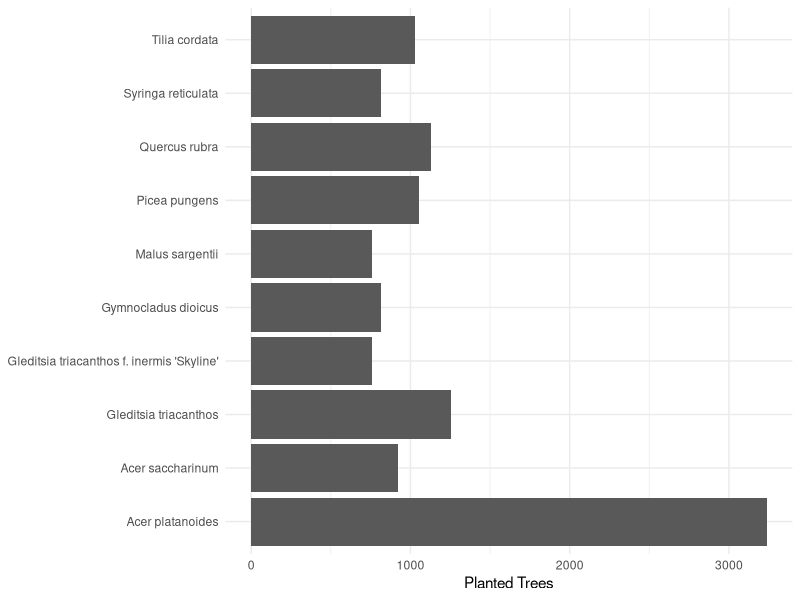
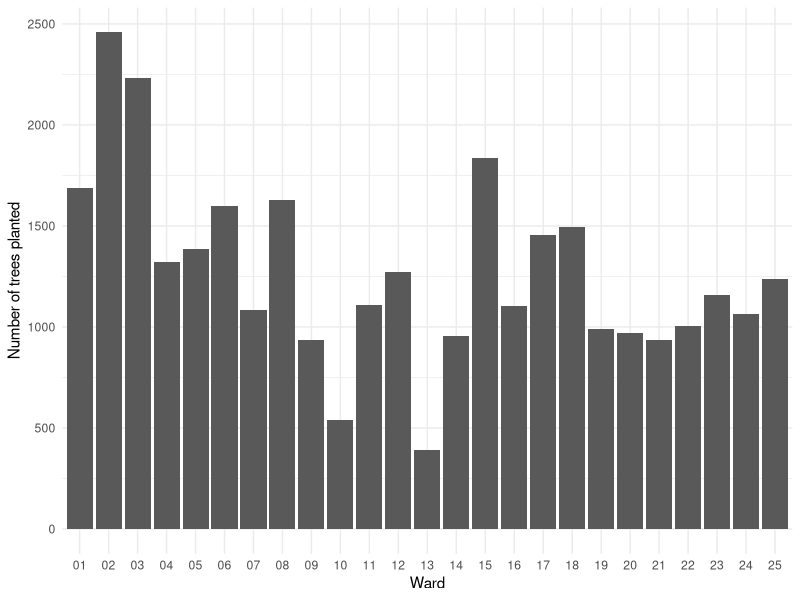
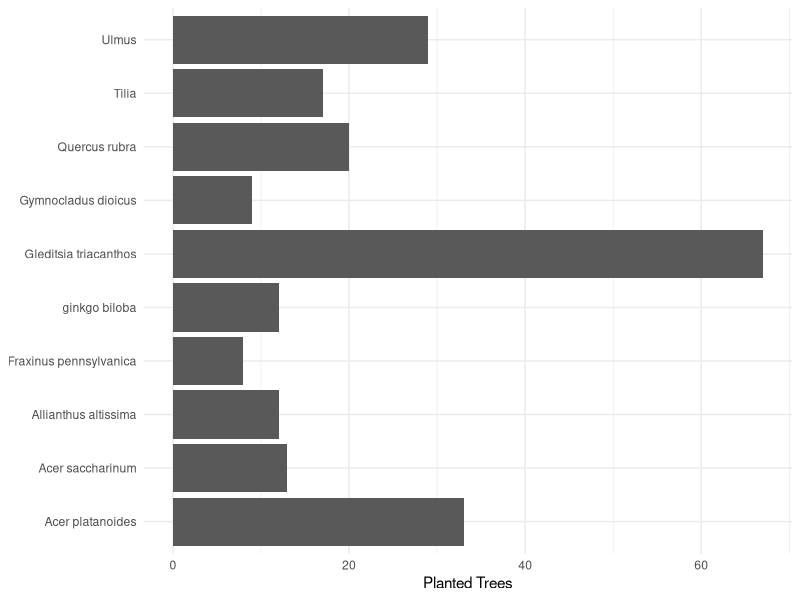
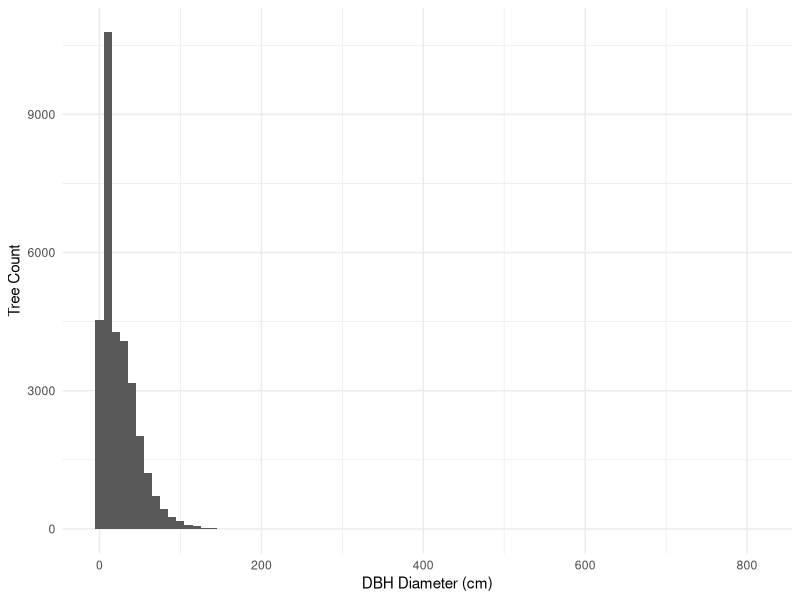
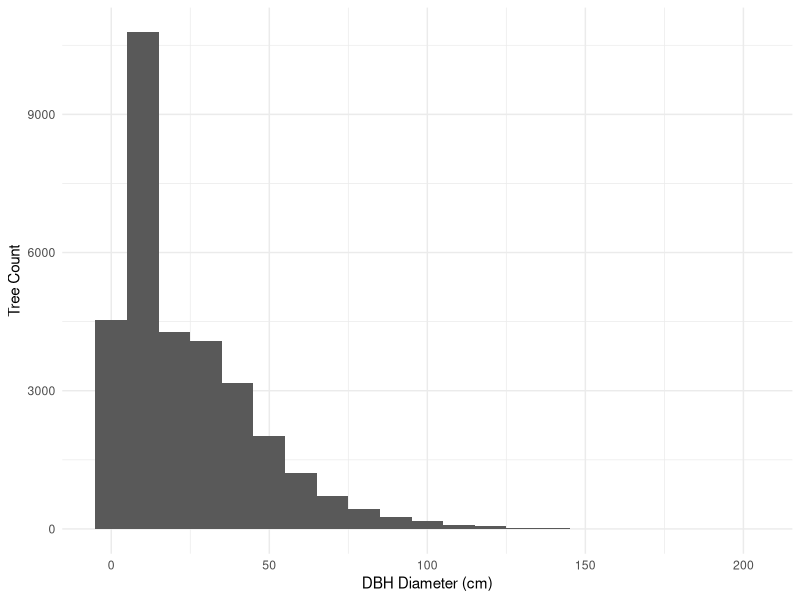

Generate these figures, in order, with R:
## ---- chunk 1
#| include: false
#| warning: false
#| message: false

library(tidyverse)
## ---- chunk 2
#| echo: false
#| warning: false
#| message: false

analysis_data <- read_csv(here::here("data/analysis_data/analysis_data.csv"))
## ---- chunk 3
#| label: fig-1
#| fig-cap: Street tree count of 10 most popoulus tree species in Toronto up to September 2024
#| echo: false
#| warning: false
#| message: false

# Gather top 10 tree species by count (LLM usage was used to troubleshoot this function)
top_species_count <- analysis_data %>%
  count(botanical_name, sort = TRUE) %>%
  head(10)

top_species_count |> 
  ggplot(aes(y = botanical_name, x = n)) +
  geom_col() +
  theme_minimal() +
  labs(x = "Planted Trees",
       y = NULL)
## ---- chunk 4
#| label: fig-2
#| fig-cap: Street tree count by Toronto wards up to September 2024
#| echo: false
#| warning: false
#| message: false

# Gather counts of trees per ward
ward_count <- analysis_data %>%
  count(ward, sort = TRUE)

ward_count |> 
  ggplot(aes(x = ward, y = n)) +
  geom_col() +
  theme_minimal() +
  labs(x = "Ward",
       y = "Number of trees planted")
## ---- chunk 5
#| label: fig-3
#| fig-cap: 10 most populous tree species in Ward 13 of Toronto, Ontario
#| echo: false
#| warning: false
#| message: false

ward13_species_count <- analysis_data %>%
  filter(ward == "13") %>%
  count(botanical_name, sort = TRUE) %>%
  head(10)

ward13_species_count |> 
  ggplot(aes(y = botanical_name, x = n)) +
  geom_col() +
  theme_minimal() +
  labs(x = "Planted Trees",
       y = NULL)
## ---- chunk 6
#| label: fig-4
#| fig-cap: Distribution of Distance-at-Breast-Height diameter of all trees in Toronto up to September 2024
#| echo: false
#| warning: false
#| message: false

analysis_data |> 
  ggplot(aes(x = dbh_trunk)) +
  geom_histogram(binwidth = 10) +
  theme_minimal() +
  labs(x = "DBH Diameter (cm)",
       y = "Tree Count")
## ---- chunk 7
#| label: fig-5
#| fig-cap: Distribution of Distance-at-Breast-Height diameter of all trees at or under 200 cm DBH in Toronto up to September 2024
#| echo: false
#| warning: false
#| message: false

filter200_data <- analysis_data %>%
  filter(dbh_trunk <= 200)

filter200_data |> 
  ggplot(aes(x = dbh_trunk)) +
  geom_histogram(binwidth = 10) +
  theme_minimal() +
  labs(x = "DBH Diameter (cm)",
       y = "Tree Count")
